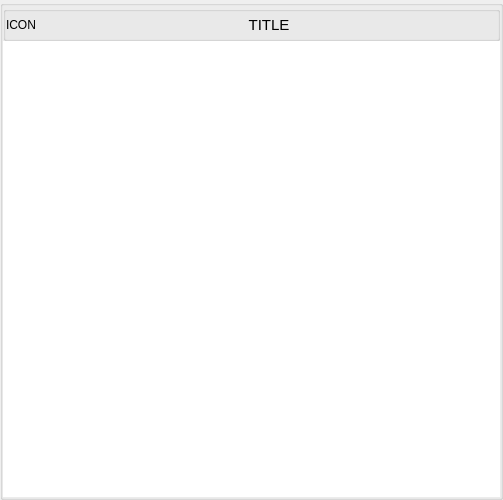
<?xml version="1.0" encoding="UTF-8"?>
<ui version="4.0">
 <class>LicenseView</class>
 <widget class="QWidget" name="LicenseView">
  <property name="geometry">
   <rect>
    <x>0</x>
    <y>0</y>
    <width>503</width>
    <height>500</height>
   </rect>
  </property>
  <property name="windowTitle">
   <string>Form</string>
  </property>
  <layout class="QHBoxLayout" name="horizontalLayout">
   <property name="spacing">
    <number>0</number>
   </property>
   <property name="leftMargin">
    <number>0</number>
   </property>
   <property name="topMargin">
    <number>0</number>
   </property>
   <property name="rightMargin">
    <number>0</number>
   </property>
   <property name="bottomMargin">
    <number>0</number>
   </property>
   <item>
    <widget class="QGroupBox" name="license_view_root_box">
     <property name="sizePolicy">
      <sizepolicy hsizetype="Expanding" vsizetype="Expanding">
       <horstretch>0</horstretch>
       <verstretch>0</verstretch>
      </sizepolicy>
     </property>
     <property name="title">
      <string/>
     </property>
     <layout class="QVBoxLayout" name="verticalLayout">
      <property name="spacing">
       <number>0</number>
      </property>
      <property name="leftMargin">
       <number>0</number>
      </property>
      <property name="topMargin">
       <number>0</number>
      </property>
      <property name="rightMargin">
       <number>0</number>
      </property>
      <property name="bottomMargin">
       <number>0</number>
      </property>
      <item>
       <widget class="QGroupBox" name="view_top_box">
        <property name="sizePolicy">
         <sizepolicy hsizetype="Expanding" vsizetype="Fixed">
          <horstretch>0</horstretch>
          <verstretch>0</verstretch>
         </sizepolicy>
        </property>
        <property name="minimumSize">
         <size>
          <width>0</width>
          <height>35</height>
         </size>
        </property>
        <property name="maximumSize">
         <size>
          <width>16777215</width>
          <height>35</height>
         </size>
        </property>
        <property name="title">
         <string/>
        </property>
        <layout class="QHBoxLayout" name="horizontalLayout_2">
         <property name="spacing">
          <number>0</number>
         </property>
         <property name="leftMargin">
          <number>0</number>
         </property>
         <property name="topMargin">
          <number>0</number>
         </property>
         <property name="rightMargin">
          <number>0</number>
         </property>
         <property name="bottomMargin">
          <number>0</number>
         </property>
         <item>
          <widget class="QLabel" name="license_icon_label">
           <property name="sizePolicy">
            <sizepolicy hsizetype="Fixed" vsizetype="Expanding">
             <horstretch>0</horstretch>
             <verstretch>0</verstretch>
            </sizepolicy>
           </property>
           <property name="minimumSize">
            <size>
             <width>35</width>
             <height>0</height>
            </size>
           </property>
           <property name="maximumSize">
            <size>
             <width>35</width>
             <height>16777215</height>
            </size>
           </property>
           <property name="text">
            <string>ICON</string>
           </property>
          </widget>
         </item>
         <item>
          <widget class="QLabel" name="license_title_label">
           <property name="enabled">
            <bool>true</bool>
           </property>
           <property name="sizePolicy">
            <sizepolicy hsizetype="Expanding" vsizetype="Expanding">
             <horstretch>0</horstretch>
             <verstretch>0</verstretch>
            </sizepolicy>
           </property>
           <property name="font">
            <font>
             <pointsize>11</pointsize>
            </font>
           </property>
           <property name="text">
            <string>TITLE</string>
           </property>
           <property name="alignment">
            <set>Qt::AlignCenter</set>
           </property>
          </widget>
         </item>
        </layout>
       </widget>
      </item>
      <item>
       <widget class="QTextBrowser" name="license_info">
        <property name="frameShape">
         <enum>QFrame::NoFrame</enum>
        </property>
       </widget>
      </item>
     </layout>
    </widget>
   </item>
  </layout>
 </widget>
 <resources/>
 <connections/>
</ui>
